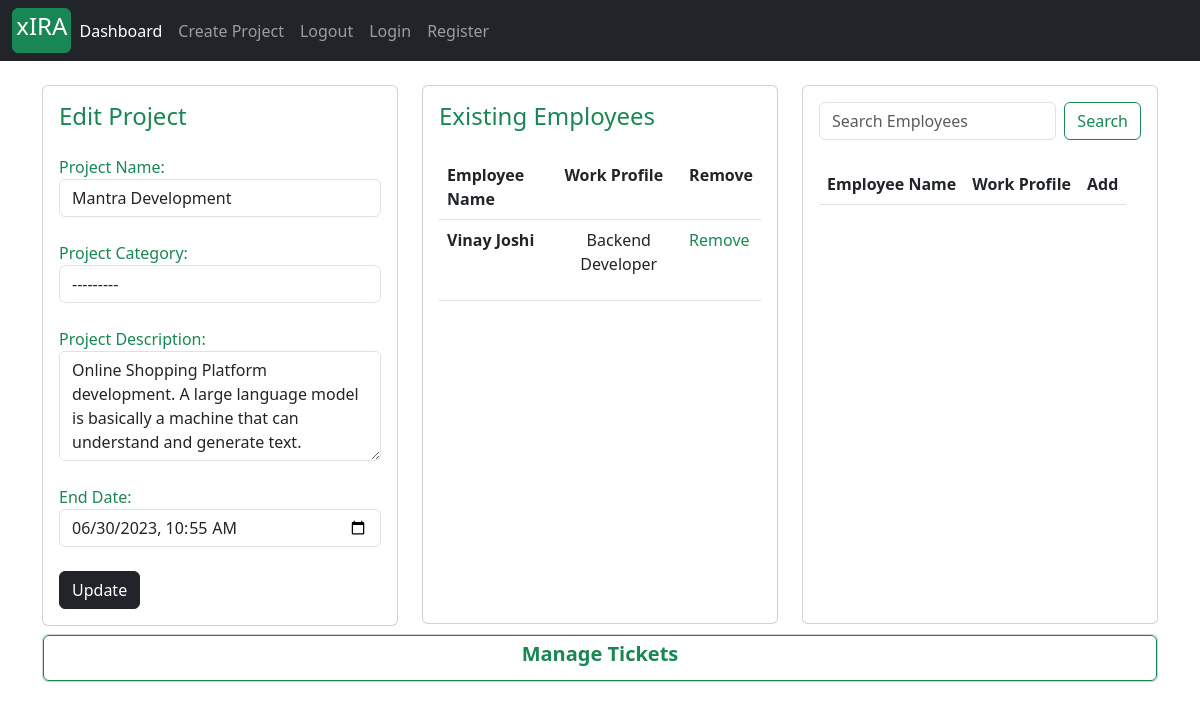
The app's page /project/edit_project/16/, older data.
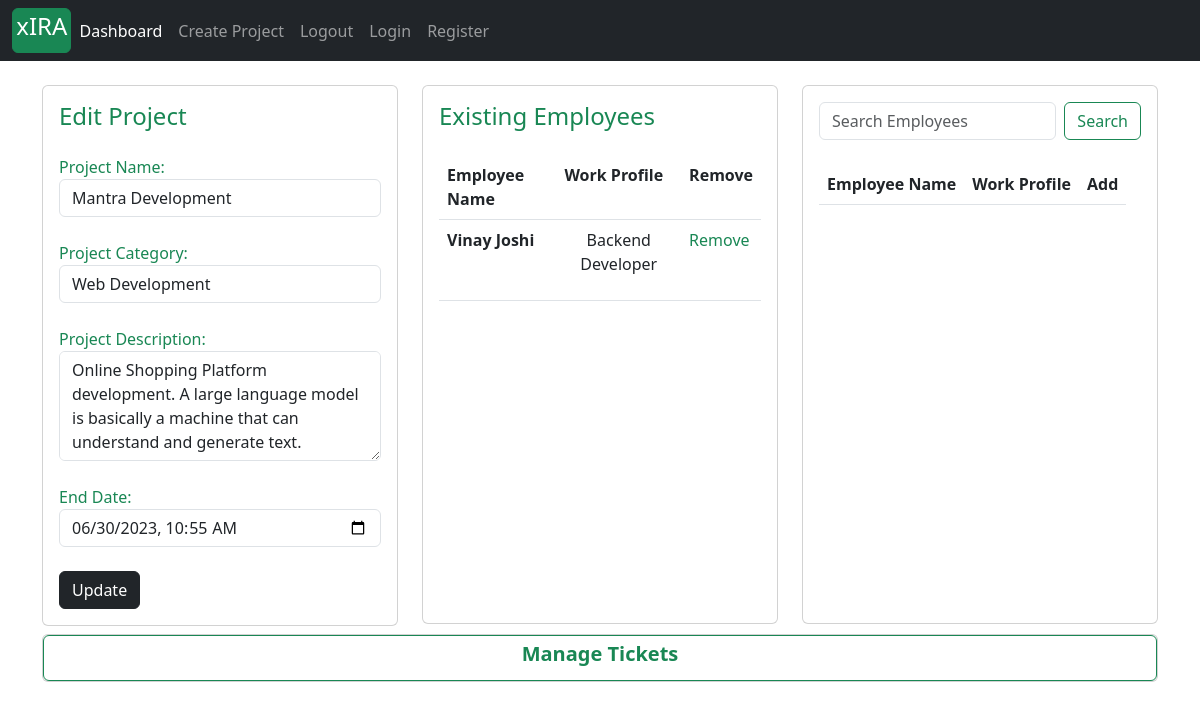
The same page, newer data.
### projects/models.py (models this page shows, shortened)
class Project(models.Model):
    project_name         = models.CharField(max_length=30)
    project_description  = models.TextField(max_length=600, blank=True)
    project_category     = models.CharField(max_length=30, choices=choices)
    project_manager      =  models.ForeignKey(ProjectManager, on_delete=models.SET_NULL, null=True)
    assignees            =  models.ManyToManyField(Account)
    start_date           = models.DateTimeField(auto_now_add=True)
    estimated_end_date   = models.DateTimeField()

### projects/views.py (the view, shortened to what this page needs)
# urls.py: path('edit_project/<int:pk>/', views.edit_project, name='edit_project'),
def edit_project(request, pk):
    project = get_object_or_404(Project, id=pk)
    form = ProjectCreationForm(instance=project)
    context = {
        'project_form': form,
        'project': project,
        'search_results': None
    }
    return render(request, 'edit_project.html', context)

### projects/forms.py
class ProjectCreationForm(forms.ModelForm):
    class Meta:
        model = Project
        fields = ('project_name', 'project_category', 'project_description', 'estimated_end_date')
        widgets = {
            'project_name': forms.TextInput(attrs={'class': 'form-control',  }),
            'project_category': forms.Select(attrs={'class': 'form-control', }),
            'project_description': forms.Textarea(attrs={'class': 'form-control', 'rows':4, 'cols':15}),
        }

### accounts/models.py (called while the page is built)
    def __str__(self):
        return f'{self.first_name} {self.last_name}'

### projects/context_processors.py (called while the page is built)
def create_project_form(request):
    form = ProjectCreationForm()
    context = {
        'project_creation_form': form
    }
    return context

### templates/edit_project.html (shortened to what this page needs)
{% extends 'base.html' %}
{% block content %}
<section class="section-content padding-y">
<div class="container mt-4">
    <div class="row">
        <div class="col-lg" style="">
            <div class="card h-90">
      <article class="card-body">
		<header class="mb-4 text-success"><h4 class="card-title">Edit Project</h4></header>
        <form action="{% url 'edit_project' project.id %}" method="POST">
      <label class="text-success" for="">Project Name:</label>
      <div class="form-row">
        {{project_form.project_name}}
      </div>
       <br>
      <label class="text-success" for="">Project Category:</label>
      <div class="form-row">
        {{project_form.project_category}}
      </div>
      <br>
      <label class="text-success" for="">Project Description:</label>
      <div class="form-group">
          {{project_form.project_description}}
      </div>
      <br>
      <label class="text-success" for="date_field">End Date:</label>
      <div class="form-row">
        <input type="datetime-local"  name="estimated_end_date" class="form-control" required placeholder={{project_form.estimated_end_date}}
      </div>
      <br>
      <button type="submit" class="btn btn-dark">Update</button>
</form>
</article>
</div>
</div>
<div class="col-lg" style="">
<div class="card h-90">
    <div class="card-body ">
        <header class="mb-4 text-success"><h4 class="card-title">Existing Employees</h4></header>
    <table class="table" style="position: relative;height: 436px;overflow: auto;display: block;">
    <tr>
    <th>Employee Name</th>
    <th>Work Profile </th>
    <th>Remove</th>
  </tr>
          {% for employee in project.assignees.all %}
            <tr>
                <td><strong>{{employee}}</strong></td>
                <td><p class="text-center">{{employee.work_profile}}</p></td>
                <td><a class="text-success" href="{% url 'remove_user' project.id  employee.id %}" style="text-decoration: none">Remove</a></td>
            </tr>
            {% endfor %}
    </table>
    </div>
    </div>
</div>
<div class="col-lg" style="">
<div class="card h-90">
    <div class="card-body">
        <form action="{% url 'edit_project' project.id %}" class="d-flex"  method="POST">
                <input class="form-control me-2" name="keyword" type="search" placeholder="Search Employees" aria-label="Search">
                <button class="btn btn-outline-success" type="submit">Search</button>
        </form>
        <br>
    <table class="table" style="position: relative;height: 427px;overflow: auto;display: block;">
    <tr>
    <th>Employee Name</th>
    <th>Work Profile </th>
    <th>Add</th>
  </tr>
    </table>
    </div>
    </div>
</div>
</div>
</div>
</section>
<div class="container mt-2">
    <div class="row">
            <div class="col-lg" style="">
                <div class="card h-60">
                        <a class="btn btn-outline-success" href="{% url 'manage_ticket' project.id %}" style="text-decoration: none;"><h5 class="text-center" ><strong>Manage Tickets</strong></h5></a>
                </div>
            </div>
    </div>
</div>
{% endblock %}

Row changes from the older to the newer data that the page shows:
changed Project "Mantra Development": project_category "---------" → "Web Development"
